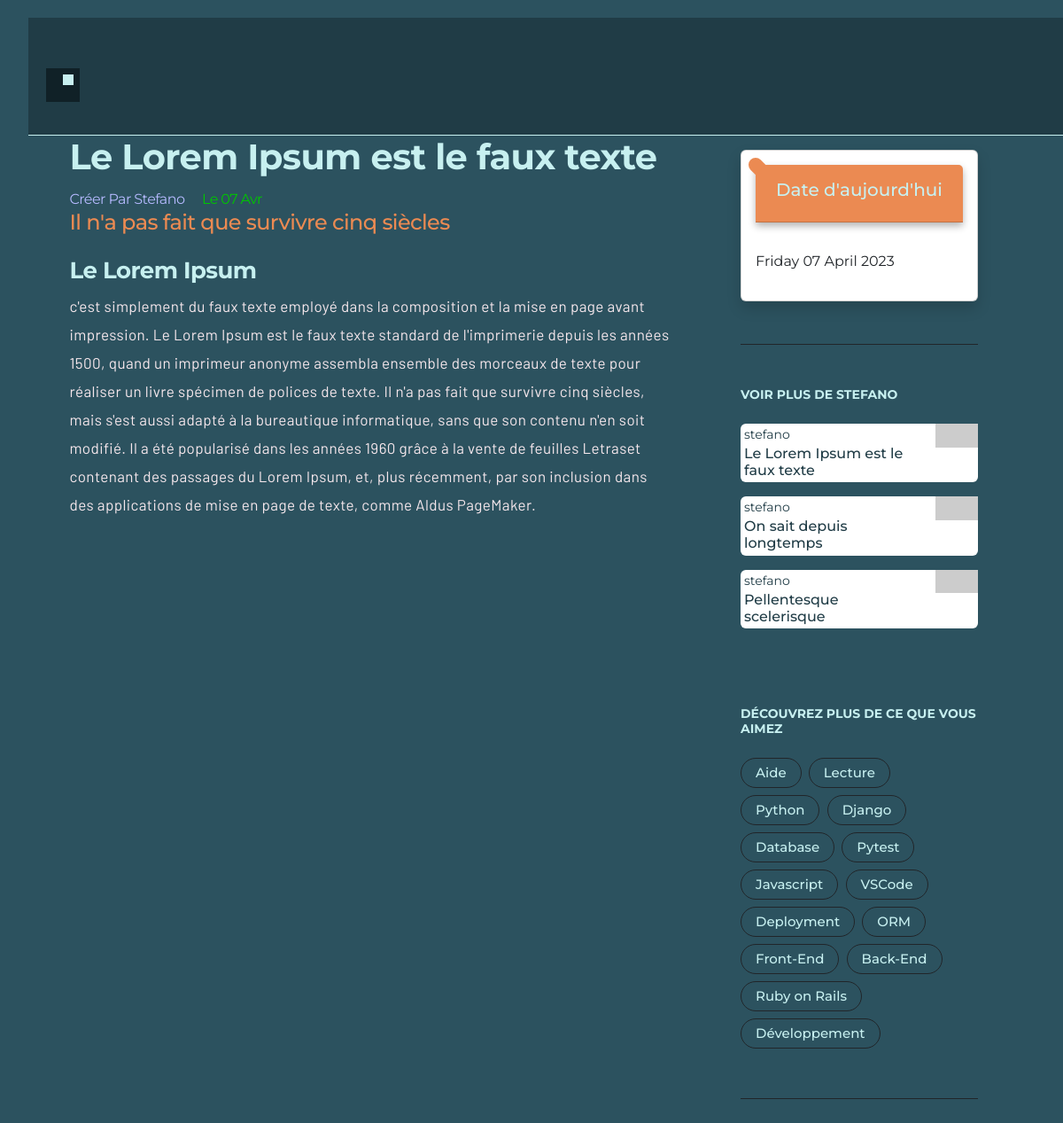
The app's page /le-lorem-ipsum-est-le-faux-texte/ with its own data.
### blog/models.py (models this page shows, shortened)
class Article(models.Model):
  options = (
    ("brouillon", "Brouillon"),
    ("publier", "Publié"),
  )
  titre = models.CharField(max_length=255)
  sous_titre = models.CharField(max_length=100)
  slug = models.SlugField(max_length=255, unique=True)
  auteur = models.ForeignKey(
    User, on_delete=models.CASCADE,
    related_name="article_auteur"
  )
  contenu = models.TextField()
  created_at = models.DateTimeField(auto_now_add=True, editable=False)
  updated_at = models.DateTimeField(auto_now=True)
  status = models.CharField(max_length=10, choices=options, default="draft")
  tags = TaggableManager()
  def get_absolute_url(self):
    return reverse("article_single", args=[self.slug])
  class Meta:
    ordering = ("created_at",)

### blog/views.py (the view)
# urls.py: path("<slug:article>/", views.article_single, name="article_single"),
def article_single(request, article):
  article = get_object_or_404(Article, slug=article, status="publier")
  related = Article.objects.filter(auteur=article.auteur)[:5]
  return render(request, 'pages/article_single.html', {'article': article, 'related': related})

### blog/templatetags/markdown_process.py (called while the page is built)
@register.filter()
@stringfilter
def markdown(value):
  return md.markdown(value, extensions=['markdown.extensions.fenced_code'])

### blog/templatetags/tag_cloud.py (called while the page is built)
@register.inclusion_tag("blog/components/tag_cloud.html")
def sidebar_tag_cloud():
  x = Tag.objects.all()
  return {'tags': x}

### blog/templates/pages/article_single.html
{% extends '../base/3_col_template.html' %}
{% block contenu_gauche %}
  {% include '../base/gauche_navbar.html' %}
{% endblock %}
{% block contenu_milieu %}
  <div class="monBlog center mx-auto" style="max-width:683px;">
    <h1 class="fw-bold pb-1">{{ article.titre }}</h1>
    <div class="blogAuteur">
      Créer par {{ article.auteur }}
      <span class="blogDate mx-3">
        le {{ article.updated_at|date:'d M' }}
      </span>
    </div>
    <h2 class="blogSousTitre fs-4 pb-3">{{ article.sous_titre }}</h2>
    <div class="blogContenu">{{ article.contenu | markdown | safe }}</div>
  </div>
{% endblock %}
{% block contenu_droite %}
  {% include 'blog/components/sticky_note.html' %}
{% endblock %}

### blog/templates/base/3_col_template.html (shortened to what this page needs)
{% extends '../base/base.html' %}
{% block template %}
  <div class="container" style="max-width: 1500px !important">
    <div class="row">
      <div class="gauche-navbar">{% block contenu_gauche %}{% endblock %}</div>
      <div class="col-12 col-lg-8">{% block contenu_milieu %}{% endblock %}</div>
      <div class="d-non d-lg-block col-lg-3 p-3 droite-navbar">{% block contenu_droite %}{% endblock %}</div>
    </div>
{% endblock  %}

### blog/templates/base/base.html (shortened to what this page needs)
{% load static %}
{% load tag_cloud %}
<!DOCTYPE html>
<html lang="fr">
	<head>
		<link href="https://cdn.jsdelivr.net/npm/bootstrap@5.3.0-alpha3/dist/css/bootstrap.min.css" rel="stylesheet"/>
		<link rel="stylesheet" href="https://cdnjs.cloudflare.com/ajax/libs/font-awesome/6.4.0/css/all.min.css" />
		<link rel="stylesheet" href="{% static 'css/base.css' %}" />
		<link rel="stylesheet" type="text/css" href="{% static 'css/blog.css' %}">
		<link rel="stylesheet" type="text/css" href="{% static 'css/sticky.css' %}">
		<link rel="stylesheet" type="text/css" href="{% static 'css/dropdown.css' %}">
		<link rel="stylesheet" type="text/css" href="{% static 'css/sidebar_gauche.css' %}">
		<link rel="stylesheet" type="text/css" href="{% static 'css/footer_tag_cloud.css' %}">
		<link rel="stylesheet" type="text/css" href="{% static 'css/related_article.css' %}">
	</head>
	<body>
		{% block template %} {% endblock %}
	</body>
</html>

### blog/templates/base/gauche_navbar.html
<div class="navbar navbar-expand-lg py-1 align-items-start pt-lg-4 sticky-top">
  <div class="container py-2 px-lg-0 sticky-top">
    <a href="/" class="navbar-brand">
      <div id="sm-logo-out">
        <div id="sm-logo-in">
        </div>
      </div>
    </a>
  </div>
</div>

### blog/templates/blog/components/sticky_note.html
<div class="border-bottom" id="stnote">
  <div class="mb-5">
    <div class="card shadow">
        <div class="card-header bg-warning font-weight-bold DateSidebar sticky-note" style="pointer-events:inherit;">
          <h5 class="text-center">Date d'aujourd'hui</h5>
        </div>
        <div class="card-body">
          <div class="note-content">
            <p id='current-date'></p>
          </div>
        </div>
      </div>
    </div>
  </div>
  {% include 'blog/components/related_article.html' %}
  {% sidebar_tag_cloud %}
</div>

### blog/templates/blog/components/related_article.html
<div class="col-12 baseRelated">
  <div class="mt-5">
    <div class="pb-4">
      <h4 class="pb-3 fw-bold fs-14 text-uppercase">
        Voir plus de {{article.auteur}}
      </h4>
      {% for article in related %}
      <a href="{{article.get_absolute_url}}" class="text-decoration-none">
        <div class="card mb-3 border-0 ps-1">
          <div class="row">
            <div class="col-9 pe-2">
              <span class="relatedTitre small">{{article.auteur}}</span>
              <h1 class="mb-1 fs-6 p-0 relatedTitre">
                {{article.titre|truncatechars:80}}
              </h1>
            </div>
            <div class="col-3">
              <img src="https://picsum.photos/seed/picsum/205/115" class="img-fluid float-end" alt="Image">
            </div>
          </div>
        </div>
      </a>
      {% endfor %}
    </div>
  </div>
</div>

### blog/templates/blog/components/tag_cloud.html
<div class="mt-5">
  <div class="pb-4">
    <h4 class="pb-3 fw-bold fs-14 text-uppercase">
      Découvrez plus de ce que vous aimez
    </h4>
    {% for tag in tags %}
      <span class="text-dark border border-dark p-1 px-3 mb-2 me-1 rounded-pill"
            style="display:inline-block">
        <a class="text-decoration-none fs-15 fw-500">
          {{ tag.name }}
        </a>
      </span>
    {% endfor %}
  </div>
</div>
<div class="border-bottom mt-4"></div>

### static/css/base.css (style rules this page uses)
html, body { font-family: "Montserrat", sans-serif; background-color: #2c525f !important; }
.navbar { background-color: #203c46; border-bottom: 1px solid #c7f0f0; }
.navbar, a { color: #c7f0f0 !important; }
.fw-500 { font-weight: 500; }
.fs-14 { font-size: 14px; }
.fs-15 { font-size: 0.9375rem; }
h1, h2, h3, h4, h5, h6 { color: #c7f0f0; }
.border-bottom { border-color: rgba(var(--bs-dark-rgb), var(--bs-border-opacity)) !important; }

### static/css/blog.css (style rules this page uses)
.monBlog { letter-spacing: -0.6px; }
.blogAuteur { text-transform: capitalize; color: #b6baff; }
.blogDate { color: #00c600; }
.blogContenu h1 { font-size: 26px !important; font-weight: bold; }
.blogContenu p { color: #f5e7ec !important; font-size: 1.0625rem; font-family: "Barlow", sans-serif; line-height: 32px; letter-spacing: 0.4px; }
.blogSousTitre { color: #eb8a52; }

### static/css/sticky.css (style rules this page uses)
.sticky-note { position: relative; display: inline-block; margin: 1rem; padding: 1rem; background-color: #eb8a52 !important; border-radius: 0.5rem; box-shadow: 0 0.25rem 0.5rem rgba(0, 0, 0, 0.3); cursor: pointer; }
.sticky-note::before { content: ""; position: absolute; top: -0.5rem; left: -0.5rem; width: 1rem; height: 1rem; background-color: #eb8a52; border-start-start-radius: 50%; border-end-start-radius: 50%; transform: rotate(45deg); z-index: 0; }

### static/css/dropdown.css (style rules this page uses)
.container { margin: 20px; }

### static/css/sidebar_gauche.css (style rules this page uses)
#sm-logo-out { position: relative; background-color: #102127; width: 38px; height: 38px; top: 50%; }
#sm-logo-in { position: relative; background-color: #c7f0f0; width: 12px; height: 12px; top: 18%; left: 50%; }

### static/css/related_article.css (style rules this page uses)
.relatedTitre { color: #203c46; }

### records on screen
Article: titre "Le Lorem Ipsum est le faux texte", auteur "Stefano", updated_at "07 Avr", sous_titre "Il n'a pas fait que survivre cinq siècles", contenu "Le Lorem Ipsum c'est simplement du faux texte employé dans la composition et la mise en page avant impression. Le Lorem Ipsum est le faux texte standard de l'imprimerie depuis les années 1500, quand un imprimeur anonyme assembla ensemble des morceaux de texte pour réaliser un livre spécimen de polices de texte. Il n'a pas fait que survivre cinq siècles, mais s'est aussi adapté à la bureautique informatique, sans que son contenu n'en soit modifié. Il a été popularisé dans les années 1960 grâce à la vente de feuilles Letraset contenant des passages du Lorem Ipsum, et, plus récemment, par son inclusion dans des applications de mise en page de texte, comme Aldus PageMaker.", auteur "STEFANO", auteur "stefano"
Article: auteur "stefano", titre "On sait depuis longtemps"
Article: auteur "stefano", titre "Pellentesque scelerisque"
Tag: name "Aide"
Tag: name "Lecture"
Tag: name "Python"
Tag: name "Django"
Tag: name "Database"
Tag: name "Pytest"
Tag: name "Javascript"
Tag: name "VSCode"
Tag: name "Deployment"
Tag: name "ORM"
Tag: name "Front-End"
Tag: name "Back-End"
Tag: name "Ruby on Rails"
Tag: name "Développement"
